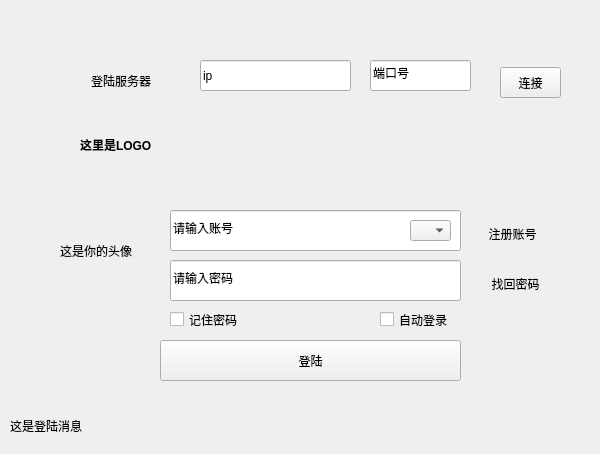
<?xml version="1.0" encoding="UTF-8"?>
<ui version="4.0">
 <class>LoginWindow</class>
 <widget class="QWidget" name="LoginWindow">
  <property name="geometry">
   <rect>
    <x>0</x>
    <y>0</y>
    <width>600</width>
    <height>454</height>
   </rect>
  </property>
  <property name="windowTitle">
   <string>登陆</string>
  </property>
  <widget class="QComboBox" name="accountList_comboBox">
   <property name="geometry">
    <rect>
     <x>410</x>
     <y>220</y>
     <width>41</width>
     <height>21</height>
    </rect>
   </property>
  </widget>
  <widget class="QLabel" name="logo_label">
   <property name="geometry">
    <rect>
     <x>80</x>
     <y>40</y>
     <width>491</width>
     <height>131</height>
    </rect>
   </property>
   <property name="text">
    <string>&lt;html&gt;&lt;head/&gt;&lt;body&gt;&lt;p&gt;&lt;br/&gt;&lt;/p&gt;&lt;p&gt;&lt;br/&gt;&lt;/p&gt;&lt;p&gt;&lt;span style=&quot; font-weight:600;&quot;&gt;这里是LOGO&lt;/span&gt;&lt;/p&gt;&lt;/body&gt;&lt;/html&gt;</string>
   </property>
  </widget>
  <widget class="QLabel" name="connectNotice_label">
   <property name="geometry">
    <rect>
     <x>91</x>
     <y>60</y>
     <width>91</width>
     <height>41</height>
    </rect>
   </property>
   <property name="text">
    <string>登陆服务器</string>
   </property>
  </widget>
  <widget class="QPushButton" name="connect_pushButton">
   <property name="geometry">
    <rect>
     <x>500</x>
     <y>67</y>
     <width>61</width>
     <height>31</height>
    </rect>
   </property>
   <property name="text">
    <string>连接</string>
   </property>
  </widget>
  <widget class="QPushButton" name="login_pushButton">
   <property name="geometry">
    <rect>
     <x>160</x>
     <y>340</y>
     <width>301</width>
     <height>41</height>
    </rect>
   </property>
   <property name="text">
    <string>登陆</string>
   </property>
  </widget>
  <widget class="QCheckBox" name="rememberPassword_checkBox">
   <property name="geometry">
    <rect>
     <x>170</x>
     <y>310</y>
     <width>101</width>
     <height>19</height>
    </rect>
   </property>
   <property name="text">
    <string>记住密码</string>
   </property>
  </widget>
  <widget class="QCheckBox" name="autoLogin_checkBox">
   <property name="geometry">
    <rect>
     <x>380</x>
     <y>310</y>
     <width>101</width>
     <height>19</height>
    </rect>
   </property>
   <property name="text">
    <string>自动登录</string>
   </property>
  </widget>
  <widget class="QPushButton" name="registerAccount_pushButton">
   <property name="geometry">
    <rect>
     <x>472</x>
     <y>220</y>
     <width>81</width>
     <height>28</height>
    </rect>
   </property>
   <property name="palette">
    <palette>
     <active>
      <colorrole role="WindowText">
       <brush brushstyle="SolidPattern">
        <color alpha="255">
         <red>85</red>
         <green>170</green>
         <blue>255</blue>
        </color>
       </brush>
      </colorrole>
      <colorrole role="Button">
       <brush brushstyle="SolidPattern">
        <color alpha="255">
         <red>85</red>
         <green>170</green>
         <blue>255</blue>
        </color>
       </brush>
      </colorrole>
      <colorrole role="Light">
       <brush brushstyle="SolidPattern">
        <color alpha="255">
         <red>85</red>
         <green>170</green>
         <blue>255</blue>
        </color>
       </brush>
      </colorrole>
      <colorrole role="Midlight">
       <brush brushstyle="SolidPattern">
        <color alpha="255">
         <red>85</red>
         <green>170</green>
         <blue>255</blue>
        </color>
       </brush>
      </colorrole>
      <colorrole role="Dark">
       <brush brushstyle="SolidPattern">
        <color alpha="255">
         <red>85</red>
         <green>170</green>
         <blue>255</blue>
        </color>
       </brush>
      </colorrole>
      <colorrole role="Mid">
       <brush brushstyle="SolidPattern">
        <color alpha="255">
         <red>85</red>
         <green>170</green>
         <blue>255</blue>
        </color>
       </brush>
      </colorrole>
      <colorrole role="Text">
       <brush brushstyle="SolidPattern">
        <color alpha="255">
         <red>85</red>
         <green>170</green>
         <blue>255</blue>
        </color>
       </brush>
      </colorrole>
      <colorrole role="ButtonText">
       <brush brushstyle="SolidPattern">
        <color alpha="255">
         <red>0</red>
         <green>0</green>
         <blue>0</blue>
        </color>
       </brush>
      </colorrole>
     </active>
     <inactive>
      <colorrole role="WindowText">
       <brush brushstyle="SolidPattern">
        <color alpha="255">
         <red>85</red>
         <green>170</green>
         <blue>255</blue>
        </color>
       </brush>
      </colorrole>
      <colorrole role="Button">
       <brush brushstyle="SolidPattern">
        <color alpha="255">
         <red>85</red>
         <green>170</green>
         <blue>255</blue>
        </color>
       </brush>
      </colorrole>
      <colorrole role="Light">
       <brush brushstyle="SolidPattern">
        <color alpha="255">
         <red>85</red>
         <green>170</green>
         <blue>255</blue>
        </color>
       </brush>
      </colorrole>
      <colorrole role="Midlight">
       <brush brushstyle="SolidPattern">
        <color alpha="255">
         <red>85</red>
         <green>170</green>
         <blue>255</blue>
        </color>
       </brush>
      </colorrole>
      <colorrole role="Dark">
       <brush brushstyle="SolidPattern">
        <color alpha="255">
         <red>85</red>
         <green>170</green>
         <blue>255</blue>
        </color>
       </brush>
      </colorrole>
      <colorrole role="Mid">
       <brush brushstyle="SolidPattern">
        <color alpha="255">
         <red>85</red>
         <green>170</green>
         <blue>255</blue>
        </color>
       </brush>
      </colorrole>
      <colorrole role="Text">
       <brush brushstyle="SolidPattern">
        <color alpha="255">
         <red>85</red>
         <green>170</green>
         <blue>255</blue>
        </color>
       </brush>
      </colorrole>
      <colorrole role="ButtonText">
       <brush brushstyle="SolidPattern">
        <color alpha="255">
         <red>0</red>
         <green>0</green>
         <blue>0</blue>
        </color>
       </brush>
      </colorrole>
     </inactive>
     <disabled>
      <colorrole role="WindowText">
       <brush brushstyle="SolidPattern">
        <color alpha="255">
         <red>85</red>
         <green>170</green>
         <blue>255</blue>
        </color>
       </brush>
      </colorrole>
      <colorrole role="Button">
       <brush brushstyle="SolidPattern">
        <color alpha="255">
         <red>85</red>
         <green>170</green>
         <blue>255</blue>
        </color>
       </brush>
      </colorrole>
      <colorrole role="Light">
       <brush brushstyle="SolidPattern">
        <color alpha="255">
         <red>85</red>
         <green>170</green>
         <blue>255</blue>
        </color>
       </brush>
      </colorrole>
      <colorrole role="Midlight">
       <brush brushstyle="SolidPattern">
        <color alpha="255">
         <red>85</red>
         <green>170</green>
         <blue>255</blue>
        </color>
       </brush>
      </colorrole>
      <colorrole role="Dark">
       <brush brushstyle="SolidPattern">
        <color alpha="255">
         <red>85</red>
         <green>170</green>
         <blue>255</blue>
        </color>
       </brush>
      </colorrole>
      <colorrole role="Mid">
       <brush brushstyle="SolidPattern">
        <color alpha="255">
         <red>85</red>
         <green>170</green>
         <blue>255</blue>
        </color>
       </brush>
      </colorrole>
      <colorrole role="Text">
       <brush brushstyle="SolidPattern">
        <color alpha="255">
         <red>85</red>
         <green>170</green>
         <blue>255</blue>
        </color>
       </brush>
      </colorrole>
      <colorrole role="ButtonText">
       <brush brushstyle="SolidPattern">
        <color alpha="255">
         <red>85</red>
         <green>170</green>
         <blue>255</blue>
        </color>
       </brush>
      </colorrole>
     </disabled>
    </palette>
   </property>
   <property name="text">
    <string>注册账号</string>
   </property>
   <property name="flat">
    <bool>true</bool>
   </property>
  </widget>
  <widget class="QPushButton" name="retrievePassword_pushButton">
   <property name="geometry">
    <rect>
     <x>480</x>
     <y>270</y>
     <width>71</width>
     <height>28</height>
    </rect>
   </property>
   <property name="palette">
    <palette>
     <active>
      <colorrole role="WindowText">
       <brush brushstyle="SolidPattern">
        <color alpha="255">
         <red>85</red>
         <green>170</green>
         <blue>255</blue>
        </color>
       </brush>
      </colorrole>
      <colorrole role="Button">
       <brush brushstyle="SolidPattern">
        <color alpha="255">
         <red>85</red>
         <green>170</green>
         <blue>255</blue>
        </color>
       </brush>
      </colorrole>
      <colorrole role="Light">
       <brush brushstyle="SolidPattern">
        <color alpha="255">
         <red>85</red>
         <green>170</green>
         <blue>255</blue>
        </color>
       </brush>
      </colorrole>
      <colorrole role="Midlight">
       <brush brushstyle="SolidPattern">
        <color alpha="255">
         <red>85</red>
         <green>170</green>
         <blue>255</blue>
        </color>
       </brush>
      </colorrole>
      <colorrole role="Dark">
       <brush brushstyle="SolidPattern">
        <color alpha="255">
         <red>85</red>
         <green>170</green>
         <blue>255</blue>
        </color>
       </brush>
      </colorrole>
      <colorrole role="Mid">
       <brush brushstyle="SolidPattern">
        <color alpha="255">
         <red>85</red>
         <green>170</green>
         <blue>255</blue>
        </color>
       </brush>
      </colorrole>
      <colorrole role="Text">
       <brush brushstyle="SolidPattern">
        <color alpha="255">
         <red>85</red>
         <green>170</green>
         <blue>255</blue>
        </color>
       </brush>
      </colorrole>
      <colorrole role="ButtonText">
       <brush brushstyle="SolidPattern">
        <color alpha="255">
         <red>0</red>
         <green>0</green>
         <blue>0</blue>
        </color>
       </brush>
      </colorrole>
     </active>
     <inactive>
      <colorrole role="WindowText">
       <brush brushstyle="SolidPattern">
        <color alpha="255">
         <red>85</red>
         <green>170</green>
         <blue>255</blue>
        </color>
       </brush>
      </colorrole>
      <colorrole role="Button">
       <brush brushstyle="SolidPattern">
        <color alpha="255">
         <red>85</red>
         <green>170</green>
         <blue>255</blue>
        </color>
       </brush>
      </colorrole>
      <colorrole role="Light">
       <brush brushstyle="SolidPattern">
        <color alpha="255">
         <red>85</red>
         <green>170</green>
         <blue>255</blue>
        </color>
       </brush>
      </colorrole>
      <colorrole role="Midlight">
       <brush brushstyle="SolidPattern">
        <color alpha="255">
         <red>85</red>
         <green>170</green>
         <blue>255</blue>
        </color>
       </brush>
      </colorrole>
      <colorrole role="Dark">
       <brush brushstyle="SolidPattern">
        <color alpha="255">
         <red>85</red>
         <green>170</green>
         <blue>255</blue>
        </color>
       </brush>
      </colorrole>
      <colorrole role="Mid">
       <brush brushstyle="SolidPattern">
        <color alpha="255">
         <red>85</red>
         <green>170</green>
         <blue>255</blue>
        </color>
       </brush>
      </colorrole>
      <colorrole role="Text">
       <brush brushstyle="SolidPattern">
        <color alpha="255">
         <red>85</red>
         <green>170</green>
         <blue>255</blue>
        </color>
       </brush>
      </colorrole>
      <colorrole role="ButtonText">
       <brush brushstyle="SolidPattern">
        <color alpha="255">
         <red>0</red>
         <green>0</green>
         <blue>0</blue>
        </color>
       </brush>
      </colorrole>
     </inactive>
     <disabled>
      <colorrole role="WindowText">
       <brush brushstyle="SolidPattern">
        <color alpha="255">
         <red>85</red>
         <green>170</green>
         <blue>255</blue>
        </color>
       </brush>
      </colorrole>
      <colorrole role="Button">
       <brush brushstyle="SolidPattern">
        <color alpha="255">
         <red>85</red>
         <green>170</green>
         <blue>255</blue>
        </color>
       </brush>
      </colorrole>
      <colorrole role="Light">
       <brush brushstyle="SolidPattern">
        <color alpha="255">
         <red>85</red>
         <green>170</green>
         <blue>255</blue>
        </color>
       </brush>
      </colorrole>
      <colorrole role="Midlight">
       <brush brushstyle="SolidPattern">
        <color alpha="255">
         <red>85</red>
         <green>170</green>
         <blue>255</blue>
        </color>
       </brush>
      </colorrole>
      <colorrole role="Dark">
       <brush brushstyle="SolidPattern">
        <color alpha="255">
         <red>85</red>
         <green>170</green>
         <blue>255</blue>
        </color>
       </brush>
      </colorrole>
      <colorrole role="Mid">
       <brush brushstyle="SolidPattern">
        <color alpha="255">
         <red>85</red>
         <green>170</green>
         <blue>255</blue>
        </color>
       </brush>
      </colorrole>
      <colorrole role="Text">
       <brush brushstyle="SolidPattern">
        <color alpha="255">
         <red>85</red>
         <green>170</green>
         <blue>255</blue>
        </color>
       </brush>
      </colorrole>
      <colorrole role="ButtonText">
       <brush brushstyle="SolidPattern">
        <color alpha="255">
         <red>85</red>
         <green>170</green>
         <blue>255</blue>
        </color>
       </brush>
      </colorrole>
     </disabled>
    </palette>
   </property>
   <property name="text">
    <string>找回密码</string>
   </property>
   <property name="flat">
    <bool>true</bool>
   </property>
  </widget>
  <widget class="QLabel" name="picture_label">
   <property name="geometry">
    <rect>
     <x>60</x>
     <y>210</y>
     <width>81</width>
     <height>81</height>
    </rect>
   </property>
   <property name="text">
    <string>这是你的头像</string>
   </property>
  </widget>
  <widget class="QLineEdit" name="accountInput_lineEdit">
   <property name="geometry">
    <rect>
     <x>170</x>
     <y>210</y>
     <width>291</width>
     <height>41</height>
    </rect>
   </property>
   <property name="text">
    <string>请输入账号</string>
   </property>
  </widget>
  <widget class="QLineEdit" name="passwordInput_lineEdit">
   <property name="geometry">
    <rect>
     <x>170</x>
     <y>260</y>
     <width>291</width>
     <height>41</height>
    </rect>
   </property>
   <property name="text">
    <string>请输入密码</string>
   </property>
  </widget>
  <widget class="QLineEdit" name="ipInput_lineEdit">
   <property name="geometry">
    <rect>
     <x>200</x>
     <y>60</y>
     <width>151</width>
     <height>31</height>
    </rect>
   </property>
   <property name="text">
    <string>ip</string>
   </property>
  </widget>
  <widget class="QLineEdit" name="portInput_lineEdit">
   <property name="geometry">
    <rect>
     <x>370</x>
     <y>60</y>
     <width>101</width>
     <height>31</height>
    </rect>
   </property>
   <property name="text">
    <string>端口号</string>
   </property>
  </widget>
  <widget class="QLabel" name="loginNotice_label">
   <property name="geometry">
    <rect>
     <x>10</x>
     <y>410</y>
     <width>581</width>
     <height>31</height>
    </rect>
   </property>
   <property name="text">
    <string>这是登陆消息</string>
   </property>
  </widget>
  <zorder>logo_label</zorder>
  <zorder>connectNotice_label</zorder>
  <zorder>connect_pushButton</zorder>
  <zorder>login_pushButton</zorder>
  <zorder>rememberPassword_checkBox</zorder>
  <zorder>autoLogin_checkBox</zorder>
  <zorder>registerAccount_pushButton</zorder>
  <zorder>retrievePassword_pushButton</zorder>
  <zorder>picture_label</zorder>
  <zorder>accountInput_lineEdit</zorder>
  <zorder>passwordInput_lineEdit</zorder>
  <zorder>accountList_comboBox</zorder>
  <zorder>ipInput_lineEdit</zorder>
  <zorder>portInput_lineEdit</zorder>
  <zorder>loginNotice_label</zorder>
 </widget>
 <resources/>
 <connections/>
</ui>
